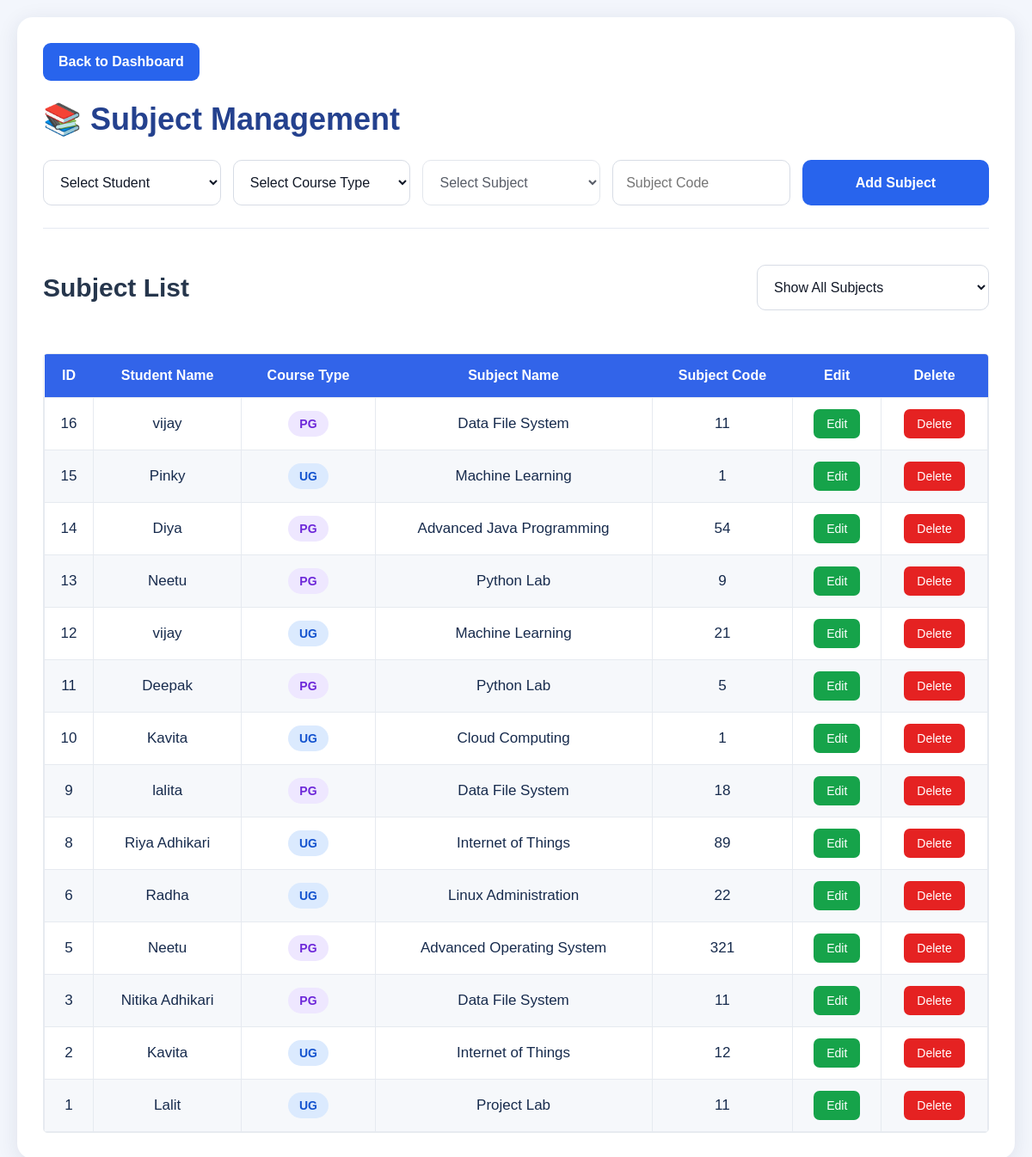
Page /subjects on the committed database.
### tables this page shows
CREATE TABLE subjects (
            id INTEGER PRIMARY KEY AUTOINCREMENT,
            student_name TEXT,
            subject_name TEXT NOT NULL,
            subject_code TEXT,
            course_type TEXT DEFAULT 'UG'
        );

### app.py (the view, shortened to what this page needs)
@app.route("/subjects", methods=["GET", "POST"])
def subjects():
    conn = get_db()
    students_data = conn.execute("""
        SELECT * FROM students ORDER BY name
    """).fetchall()
    course_filter = valid_course_type(request.args.get("course_type"))
    if course_filter:
        subjects_data = conn.execute("""
            SELECT * FROM subjects
            WHERE UPPER(TRIM(COALESCE(course_type, ''))) = ?
            ORDER BY id DESC
        """, (course_filter,)).fetchall()
    else:
        subjects_data = conn.execute("""
            SELECT * FROM subjects ORDER BY id DESC
        """).fetchall()
    conn.close()
    return render_template(
        "subjects.html",
        students=students_data,
        subjects=subjects_data,
        course_filter=course_filter
    )

### app.py (called while the page is built)
def get_db():
    conn = sqlite3.connect(DB_PATH)
    conn.row_factory = sqlite3.Row
    return conn

def valid_course_type(value):
    value = (value or "").strip().upper()
    return value if value in ("UG", "PG") else ""

### templates/subjects.html (shortened to what this page needs)
<!DOCTYPE html>
<html lang="en">
<head>
</head>
<body>
    <main class="container">
        <a href="{{ url_for('dashboard') }}" class="back-btn">
            Back to Dashboard
        </a>
        <h1>📚 Subject Management</h1>
        <form
            class="subject-form"
            method="POST"
            action="{{ url_for('subjects') }}">
            <select name="student_name" id="studentName" required>
                <option value="">Select Student</option>
            </select>
            <select name="course_type" id="courseType" required>
                <option value="">Select Course Type</option>
            </select>
            <select
                name="subject_name"
                id="subjectName"
                required
                disabled>
                <option value="">Select Subject</option>
            </select>
            <input
                type="text"
                name="subject_code"
                placeholder="Subject Code"
                maxlength="30"
                required>
            <button type="submit" class="add-btn">
                Add Subject
            </button>
        </form>
        <section class="list-section">
            <div class="list-heading">
                <h2>Subject List</h2>
                <select
                    id="listFilter"
                    class="filter-select"
                    aria-label="Filter subjects">
                    <option value="ALL">Show All Subjects</option>
                </select>
            </div>
            <div class="table-wrapper">
                <table>
                    <thead>
                        <tr>
                            <th>ID</th>
                            <th>Student Name</th>
                            <th>Course Type</th>
                            <th>Subject Name</th>
                            <th>Subject Code</th>
                            <th>Edit</th>
                            <th>Delete</th>
                        </tr>
                    </thead>
                    <tbody id="subjectTableBody">
                        {% for subject in subjects %}
                        <tr data-course="{{ subject['course_type'] or '' }}">
                            <td>{{ subject['id'] }}</td>
                            <td>{{ subject['student_name'] }}</td>
                            <td>
                                <span class="course-badge {{ 'pg' if subject['course_type'] == 'PG' else 'ug' }}">
                                    {{ subject['course_type'] or 'UG' }}
                                </span>
                            </td>
                            <td>{{ subject['subject_name'] }}</td>
                            <td>{{ subject['subject_code'] }}</td>
                            <td>
                                <a
                                    class="action-btn edit-btn"
                                    href="{{ url_for('edit_subject', id=subject['id']) }}">
                                    Edit
                                </a>
                            </td>
                            <td>
                                <button
                                    type="button"
                                    class="action-btn delete-btn"
                                    data-url="{{ url_for('delete_subject', id=subject['id']) }}"
                                    data-name="{{ subject['subject_name'] }}"
                                    onclick="openDeleteModal(this.dataset.url, this.dataset.name)">
                                    Delete
                                </button>
                            </td>
                        </tr>
                        {% else %}
                        <tr>
                            <td colspan="7" class="empty-row">
                                No subjects added yet.
                            </td>
                        </tr>
                        {% endfor %}
                    </tbody>
                </table>
            </div>
        </section>
    </main>
</body>
</html>

### templates/subjects.html (style rules this page uses)
* { box-sizing: border-box; }
body { margin: 0; padding: 20px; background: #f3f6fc; color: #172b4d; font-family: Arial, Helvetica, sans-serif; }
.container { max-width: 1600px; margin: 0 auto; padding: 30px; background: #ffffff; border-radius: 18px; box-shadow: 0 5px 24px rgba(26, 43, 77, 0.10); }
.back-btn { display: inline-block; padding: 13px 18px; margin-bottom: 24px; border-radius: 9px; background: #2864ed; color: #ffffff; font-weight: 700; text-decoration: none; }
h1 { margin: 0 0 26px; color: #24418e; font-size: clamp(26px, 3vw, 36px); }
.subject-form { display: grid; grid-template-columns: repeat(4, minmax(150px, 1fr)) minmax(170px, 1.05fr); gap: 14px; align-items: center; padding-bottom: 26px; border-bottom: 1px solid #e5eaf2; }
select, input { width: 100%; min-width: 0; height: 53px; padding: 0 15px; border: 1px solid #d7dce5; border-radius: 10px; background: #ffffff; color: #111827; font-size: 16px; outline: none; }
.add-btn { height: 53px; border: none; border-radius: 10px; background: #2864ed; color: #ffffff; font-size: 16px; font-weight: 700; cursor: pointer; }
.list-heading { display: flex; justify-content: space-between; align-items: center; gap: 20px; margin: 42px 0 50px; }
.list-heading h2 { margin: 0; color: #26364c; font-size: 30px; }
.filter-select { max-width: 270px; }
.table-wrapper { width: 100%; overflow-x: auto; border: 1px solid #e7ebf0; border-radius: 5px; }
table { width: 100%; min-width: 900px; border-collapse: collapse; text-align: center; }
thead { background: #3264e9; color: #ffffff; }
th { padding: 16px 12px; font-size: 16px; white-space: nowrap; }
td { padding: 13px 12px; border: 1px solid #e6eaf0; color: #172b4d; font-size: 17px; }
tbody tr:nth-child(even) { background: #f6f8fb; }
.course-badge { display: inline-block; min-width: 46px; padding: 7px 13px; border-radius: 20px; font-size: 14px; font-weight: 700; }
.course-badge.ug { background: #dbeafe; color: #1554cf; }
.course-badge.pg { background: #eee7ff; color: #6d28d9; }
.action-btn { display: inline-block; padding: 9px 15px; border: none; border-radius: 7px; color: #ffffff; text-decoration: none; font-size: 14px; cursor: pointer; }
.edit-btn { background: #16a34a; }
.delete-btn { background: #e52222; }

### rows in the picture
subjects: id "16", student_name "vijay", course_type "PG", subject_name "Data File System", subject_code "11"
subjects: id "15", student_name "Pinky", course_type "UG", subject_name "Machine Learning", subject_code "1"
subjects: id "14", student_name "Diya", course_type "PG", subject_name "Advanced Java Programming", subject_code "54"
subjects: id "13", student_name "Neetu", course_type "PG", subject_name "Python Lab", subject_code "9"
subjects: id "12", student_name "vijay", course_type "UG", subject_name "Machine Learning", subject_code "21"
subjects: id "11", student_name "Deepak", course_type "PG", subject_name "Python Lab", subject_code "5"
subjects: id "10", student_name "Kavita", course_type "UG", subject_name "Cloud Computing", subject_code "1"
subjects: id "9", student_name "lalita", course_type "PG", subject_name "Data File System", subject_code "18"
subjects: id "8", student_name "Riya Adhikari", course_type "UG", subject_name "Internet of Things", subject_code "89"
subjects: id "6", student_name "Radha", course_type "UG", subject_name "Linux Administration", subject_code "22"
subjects: id "5", student_name "Neetu", course_type "PG", subject_name "Advanced Operating System", subject_code "321"
subjects: id "3", student_name "Nitika Adhikari", course_type "PG", subject_name "Data File System", subject_code "11"
subjects: id "2", student_name "Kavita", course_type "UG", subject_name "Internet of Things", subject_code "12"
subjects: id "1", student_name "Lalit", course_type "UG", subject_name "Project Lab", subject_code "11"
